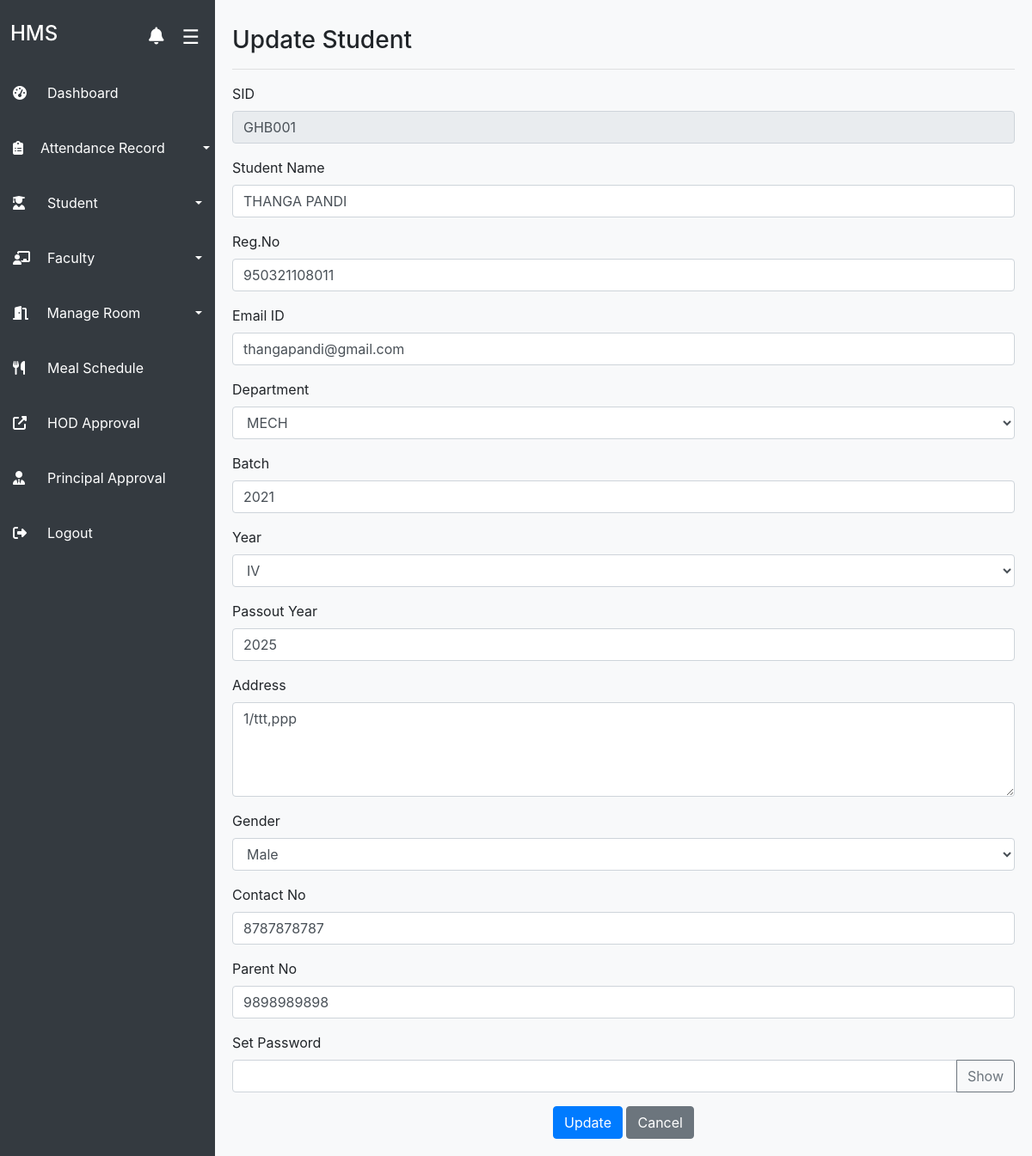
Screenshot of /admin/edit_student.php?id=GHB001 (signed in) with the database file from the repository.
### tables this page shows
CREATE TABLE `students` (
  `sid` varchar(200) NOT NULL,
  `name` varchar(200) NOT NULL,
  `st_id` varchar(200) NOT NULL,
  `department` varchar(350) NOT NULL,
  `gender` varchar(350) NOT NULL,
  `email` varchar(200) NOT NULL,
  `password` varchar(200) NOT NULL,
  `joining_year` year(4) NOT NULL,
  `passout_year` year(4) NOT NULL,
  `current_year` varchar(10) NOT NULL,
  `address` varchar(200) NOT NULL,
  `mobile` varchar(255) NOT NULL,
  `room_no` varchar(200) NOT NULL,
  `phone` varchar(255) NOT NULL
);

### admin/edit_student.php (the view, shortened to what this page needs)
<?php
include('../includes/dbconn.php');
$sid = mysqli_real_escape_string($connection, $_GET['id']);
$query = "SELECT * FROM students WHERE sid = '$sid'";
$query_run = mysqli_query($connection, $query);
$student = mysqli_fetch_assoc($query_run);
?>
<!DOCTYPE html>
<html lang="en">
<head>
    <link rel="stylesheet" href="https://stackpath.bootstrapcdn.com/bootstrap/4.3.1/css/bootstrap.min.css">
</head>
<body style="background-color: #f8f9fa;">
<?php include('sidebar.php'); ?>
<br>
<div class="main-content">
    <div class="">
        <h3>Update Student</h3>
        <hr>
        <form method="POST">
            <div class="form-group">
                <label for="sid">SID</label>
                <input type="text" class="form-control" name="sid" value="<?= $student['sid'] ?>" readonly>
            </div>
            <div class="form-group">
                <label for="name">Student Name</label>
                <input type="text" class="form-control" name="name" value="<?= $student['name'] ?>" required>
            </div>
            <div class="form-group">
                <label for="st_id">Reg.No</label>
                <input type="text" class="form-control" name="st_id" value="<?= $student['st_id'] ?>" required>
            </div>
            <div class="form-group">
                <label for="email">Email ID</label>
                <input type="email" class="form-control" name="email" value="<?= $student['email'] ?>" required>
            </div>
            <div class="form-group">
                <label for="department">Department</label>
                <select class="form-control" name="department" required>
                    <option value="<?= $student['department'] ?>" selected><?= $student['department'] ?></option>
                </select>
            </div>
            <div class="form-group">
                <label for="joining_year">Batch</label>
                <input type="number" class="form-control" name="joining_year" value="<?= $student['joining_year'] ?>" required>
            </div>
            <div class="form-group">
                <label for="current_year">Year</label>
                <select class="form-control" name="current_year" required>
                    <option value="<?= $student['current_year'] ?>" selected><?= $student['current_year'] ?></option>
                </select>
            </div>
            <div class="form-group">
                <label for="passout_year">Passout Year</label>
                <input type="number" class="form-control" name="passout_year" value="<?= $student['passout_year'] ?>" required>
            </div>
            <div class="form-group">
                <label for="address">Address</label>
                <textarea class="form-control" name="address" rows="4" required><?= $student['address'] ?></textarea>
            </div>
            <div class="form-group">
                <label for="gender">Gender</label>
                <select class="form-control" name="gender" required>
                    <option value="<?= $student['gender'] ?>" selected><?= $student['gender'] ?></option>
                </select>
            </div>
            <div class="form-group">
                <label for="mobile">Contact No</label>
                <input type="tel" class="form-control" name="mobile" value="<?= $student['mobile'] ?>" pattern="[0-9]{10}" required>
            </div>
            <div class="form-group">
                <label for="phone">Parent No</label>
                <input type="tel" class="form-control" name="phone" value="<?= $student['phone'] ?>" pattern="[0-9]{10}" required>
            </div>
            <div class="form-group">
                    <label for="password">Set Password</label>
                    <div class="input-group">
                    <input type="password" class="form-control" id="password" name="password" required>
                    <div class="input-group-append">
                    <button type="button" class="btn btn-outline-secondary" id="togglePassword">
                    Show
                   </button>
               </div>
            </div>
        </div>
            <center>
                <button type="submit" class="btn btn-primary" name="update_student">Update</button>
                <a href="view_students.php" class="btn btn-secondary">Cancel</a>
            </center>
        </form>
    </div>
</div>
</body>
</html>

### admin/edit_student.php (style rules this page uses)
.main-content { margin-left: 250px; margin-top: -14px; padding: 20px; transition: margin-left 0.3s ease; }

### rows the page displays
students: sid "GHB001", name "THANGA PANDI", st_id "950321108011", email "thangapandi@gmail.com", department "MECH", joining_year "2021", current_year "IV", passout_year "2025", address "1/ttt,ppp", gender "Male", mobile "8787878787", phone "9898989898"
